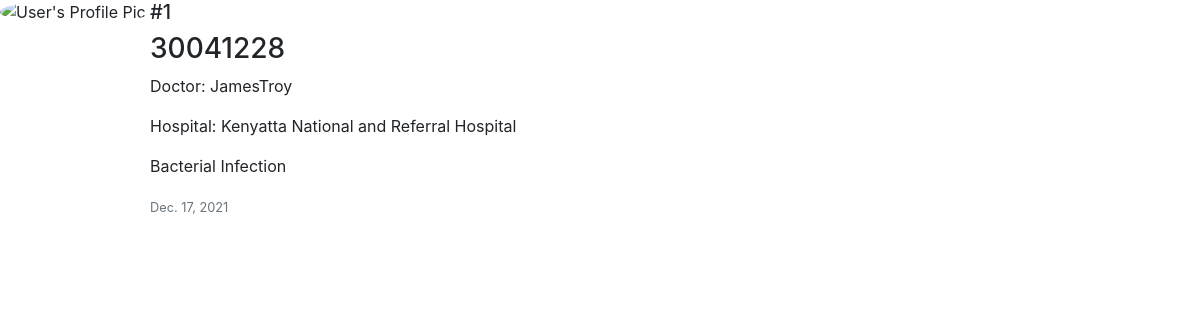
The app's page /MedicalApp/record/1/, older data.
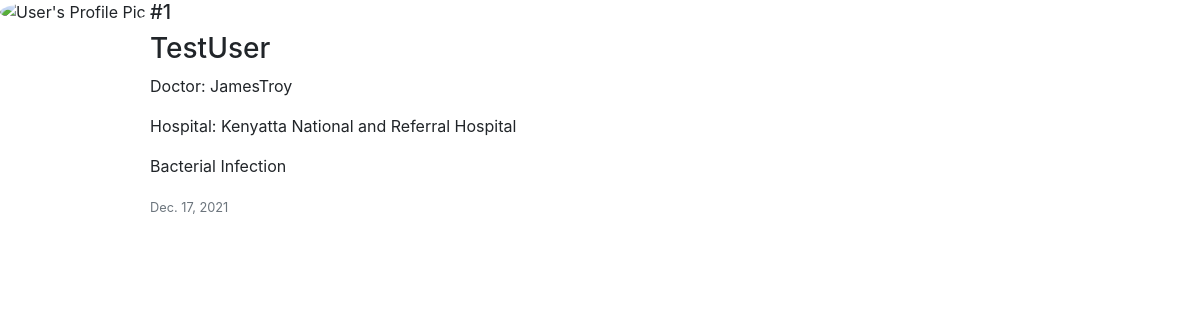
The same page, newer data.
### MedicalApp/models.py (models this page shows, shortened)
class Record(models.Model):
    Patient_ID = models.ForeignKey(Patient, on_delete=models.CASCADE)
    Doctor_ID = models.ForeignKey(Doctor, on_delete=models.RESTRICT)
    Hospital_ID = models.ForeignKey(Hospital, on_delete=models.RESTRICT)
    New_Diagnosis = models.TextField()
    Record_Date = models.DateField(default=timezone.now)

class Hospital(models.Model):
    Hospital_Image = models.ImageField(default='default.png', upload_to='hospital_pics')
    Hospital_Name = models.CharField(max_length=100, blank=False)
    Hospital_Description = models.TextField()
    Registration_Date = models.DateTimeField(default=timezone.now)
    Admin_ID = models.ForeignKey(Administrator, on_delete=models.RESTRICT)
    def __str__(self):
        return self.Hospital_Name

### Users/models.py (models this page shows)
class Patient(models.Model):
    user = models.OneToOneField(CustomUser, on_delete=models.CASCADE, primary_key=True)
    A_positive = 'A+'
    A_negative = 'A-'
    B_positive = 'B+'
    B_negative = 'B-'
    O_positive = 'O+'
    O_negative = 'O-'
    AB_positive = 'AB+'
    AB_negative = 'AB-'
    BLOOD_GROUP_CHOICES = [(A_positive, 'A+'), (A_negative, 'A-'), (B_positive, 'B+'),
                           (B_negative, 'B-'), (O_positive, 'O+'), (O_negative, 'O-'), (AB_positive, 'AB+'),
                           (AB_negative, 'AB-'),
                           ]
    Blood_Group = models.CharField(max_length=4, choices=BLOOD_GROUP_CHOICES, null=True, blank=True,
                                   default=AB_positive)
    Allergies = models.TextField(null=True, blank=True)
    Next_Of_Kin = models.TextField(null=True, blank=True)
    class Meta:
        verbose_name = 'Patient Module'
    def __str__(self):
        return str(self.user)

class CustomUser(AbstractUser):
    first_name = models.CharField(max_length=150)
    last_name = models.CharField(max_length=150)
    email = models.EmailField(null=False)
    Phone_Number = models.CharField(max_length=14, null=True)
    Physical_Address = models.TextField(null=True)
    Date_Of_Birth = models.DateField(auto_now=False, null=True)
    Age = models.CharField(max_length=3, null=True)
    Male = 'M'
    Female = 'F'
    SEX_CHOICES = [(Male, 'M'), (Female, 'F')]
    Sex = models.CharField(max_length=30, choices=SEX_CHOICES, null=True)
    is_patient = models.BooleanField('is_patient', default=False)
    is_doctor = models.BooleanField('is_doctor', default=False)
    is_administrator = models.BooleanField('is_administrator', default=False)
    is_hospital = models.BooleanField('is_hospital', default=False)
    def __str__(self):
        return self.username

class Doctor(models.Model):
    user = models.OneToOneField(CustomUser, on_delete=models.CASCADE, primary_key=True)
    Card = 'Cardiologist'
    Dent = 'Dentist'
    Derm = 'Dermatology'
    Neuro = 'Neurologist'
    Path = 'Pathology'
    Ped = 'Pediatrician'
    Phy = 'Physician'
    Ob_GYN = 'Obstetrician and Gynecologist'
    Onc = 'Oncologist'
    SPECIALTY = [(Card, 'Cardiologist'), (Dent, 'Dentist'), (Derm, 'Dermatology'),
                 (Neuro, 'Neurologist'), (Path, 'Pathology'), (Ped, 'Pediatrician'), (Phy, 'Physician'),
                 (Ob_GYN, 'Obstetrician and Gynecologist'), (Onc, 'Oncologist'), ]
    specialty = models.CharField(max_length=50, choices=SPECIALTY, null=True, blank=True, default=Phy)
    class Meta:
        verbose_name = 'Doctor Module'
    def __str__(self):
        return str(self.user)

### MedicalApp/views.py (the view)
# urls.py: path('record/<str:pk>/', RecordsDetailView.as_view(), name='Records-Details'),
class RecordsDetailView(DetailView):
    model = Record

### MedicalApp/Templates/MedicalApp/record_detail.html (shortened to what this page needs)
{% load crispy_forms_tags %}
{% load static %}
<!DOCTYPE html>
<html lang="en">
<head>
    <link href="https://cdn.jsdelivr.net/npm/bootstrap@5.0.2/dist/css/bootstrap.min.css" rel="stylesheet">
<link rel="stylesheet" href="https://stackpath.bootstrapcdn.com/bootstrap/4.2.1/css/bootstrap.min.css">
</head>
<body>
    <article class="media content-section">
        <img alt="User's Profile Pic" src="{{ user.profile.image.url}}" class="rounded-circle" width="150px;">
        <div class="media-body">
            <div class="article-metadata">
                <h5>#{{ object.id }}</h5>
                <h3>{{ object.Patient_ID }}</h3>
                <p>Doctor: {{ object.Doctor_ID }}</p>
                <p>Hospital: {{ object.Hospital_ID }}</p>
            </div>
            <p class="article-content">{{ object.New_Diagnosis }}</p>
             <small class="text-muted">{{ object.Record_Date }}</small>
        </div>
    </article>
</body>

Row changes from the older to the newer data that the page shows:
changed through a linked row, Record "Bacterial Infection": Patient_ID "30041228" → "TestUser"
